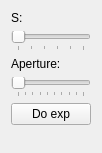
             <widget class="QWidget" name="scrollAreaWidgetContents_3">
              <property name="geometry">
               <rect>
                <x>0</x>
                <y>0</y>
                <width>98</width>
                <height>153</height>
               </rect>
              </property>
              <layout class="QVBoxLayout" name="verticalLayout_5">
               <item>
                <layout class="QVBoxLayout" name="verticalLayout_4">
                 <item>
                  <layout class="QHBoxLayout" name="horizontalLayout_4">
                   <item>
                    <widget class="QLabel" name="labelS">
                     <property name="sizePolicy">
                      <sizepolicy hsizetype="Fixed" vsizetype="Preferred">
                       <horstretch>0</horstretch>
                       <verstretch>0</verstretch>
                      </sizepolicy>
                     </property>
                     <property name="minimumSize">
                      <size>
                       <width>15</width>
                       <height>0</height>
                      </size>
                     </property>
                     <property name="text">
                      <string>S:</string>
                     </property>
                    </widget>
                   </item>
                   <item>
                    <widget class="QLabel" name="labelSValue">
                     <property name="text">
                      <string/>
                     </property>
                    </widget>
                   </item>
                  </layout>
                 </item>
                 <item>
                  <widget class="QSlider" name="horizontalSliderS">
                   <property name="enabled">
                    <bool>true</bool>
                   </property>
                   <property name="minimum">
                    <number>50</number>
                   </property>
                   <property name="maximum">
                    <number>100</number>
                   </property>
                   <property name="value">
                    <number>50</number>
                   </property>
                   <property name="orientation">
                    <enum>Qt::Horizontal</enum>
                   </property>
                   <property name="tickPosition">
                    <enum>QSlider::TicksBelow</enum>
                   </property>
                   <property name="tickInterval">
                    <number>10</number>
                   </property>
                  </widget>
                 </item>
                </layout>
               </item>
               <item>
                <layout class="QVBoxLayout" name="verticalLayout_17">
                 <item>
                  <layout class="QHBoxLayout" name="horizontalLayout_16">
                   <item>
                    <widget class="QLabel" name="labelAperture">
                     <property name="sizePolicy">
                      <sizepolicy hsizetype="Fixed" vsizetype="Preferred">
                       <horstretch>0</horstretch>
                       <verstretch>0</verstretch>
                      </sizepolicy>
                     </property>
                     <property name="minimumSize">
                      <size>
                       <width>15</width>
                       <height>0</height>
                      </size>
                     </property>
                     <property name="text">
                      <string>Aperture:</string>
                     </property>
                    </widget>
                   </item>
                   <item>
                    <widget class="QLabel" name="labelApertureValue">
                     <property name="text">
                      <string/>
                     </property>
                    </widget>
                   </item>
                  </layout>
                 </item>
                 <item>
                  <widget class="QSlider" name="horizontalSliderAperture">
                   <property name="enabled">
                    <bool>true</bool>
                   </property>
                   <property name="minimum">
                    <number>5</number>
                   </property>
                   <property name="maximum">
                    <number>50</number>
                   </property>
                   <property name="pageStep">
                    <number>5</number>
                   </property>
                   <property name="value">
                    <number>5</number>
                   </property>
                   <property name="orientation">
                    <enum>Qt::Horizontal</enum>
                   </property>
                   <property name="tickPosition">
                    <enum>QSlider::TicksBelow</enum>
                   </property>
                   <property name="tickInterval">
                    <number>5</number>
                   </property>
                  </widget>
                 </item>
                </layout>
               </item>
               <item>
                <widget class="QPushButton" name="pushButtonMakeExp">
                 <property name="text">
                  <string>Do exp</string>
                 </property>
                </widget>
               </item>
               <item>
                <spacer name="verticalSpacer_2">
                 <property name="orientation">
                  <enum>Qt::Vertical</enum>
                 </property>
                 <property name="sizeHint" stdset="0">
                  <size>
                   <width>20</width>
                   <height>40</height>
                  </size>
                 </property>
                </spacer>
               </item>
              </layout>
             </widget>
